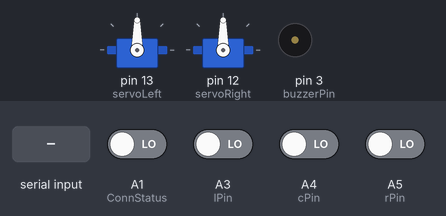
Bench run of a sketch on a simulated Arduino Uno, built with avr-gcc and run on an emulated ATmega328P. Parts: 2 × servo, buzzer (waves = sounding). Inputs (shaded band) come from the test bench; at power-on: A1 (ConnStatus), A3 (lPin), A4 (cPin), A5 (rPin) LOW. What the sketch prints to the serial monitor is not drawn.

Above: at 6.7 s.
6.8 s: "z" received over the second serial link
At 6.9 s:
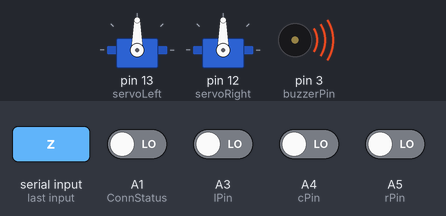
Timing chart, 0 to 9.8 s (numbered marks = the images above; inputs shaded):
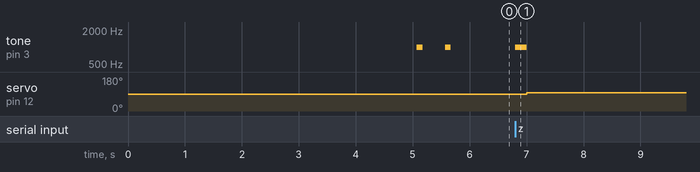

Measured:
- after the input at 6.8 s, tone on pin 3 (buzzerPin): silent → 1000 Hz at once, → silent 0.20 s later; servo on pin 12 (servoRight): 90° → 96° after 0.20 s
- by itself, tone on pin 3 (buzzerPin): alternates 1000 Hz for 0.10 s and silent for 0.40 s, 4 changes in all, then stays silent

The sketch:

SLAVE.ino
```cpp
//-----------------------------------------------------------------------------------------------------------//
//                                                                                                           //
//  Slave_ELEC1601_Student_2019_v3                                                                           //
//  The Instructor version of this code is identical to this version EXCEPT it also sets PIN codes           //
//  20191008 Peter Jones                                                                                     //
//                                                                                                           //
//  Bi-directional passing of serial inputs via Bluetooth                                                    //
//  Note: the void loop() contents differ from "capitalise and return" code                                  //
//                                                                                                           //
//  This version was initially based on the 2011 Steve Chang code but has been substantially revised         //
//  and heavily documented throughout.                                                                       //
//                                                                                                           //
//  20190927 Ross Hutton                                                                                     //
//  Identified that opening the Arduino IDE Serial Monitor asserts a DTR signal which resets the Arduino,    //
//  causing it to re-execute the full connection setup routine. If this reset happens on the Slave system,   //
//  re-running the setup routine appears to drop the connection. The Master is unaware of this loss and      //
//  makes no attempt to re-connect. Code has been added to check if the Bluetooth connection remains         //
//  established and, if so, the setup process is bypassed.                                                   //
//                                                                                                           //
//-----------------------------------------------------------------------------------------------------------//

#include <SoftwareSerial.h>   //Software Serial Port
#include <Servo.h>

#define RxD 7
#define TxD 6
#define ConnStatus A1

#define DEBUG_ENABLED  1

// ##################################################################################
// ### EDIT THE LINES BELOW TO MATCH YOUR SHIELD NUMBER AND CONNECTION PIN OPTION ###
// ##################################################################################

int shieldPairNumber = 4;

// CAUTION: If ConnStatusSupported = true you MUST NOT use pin A1 otherwise "random" reboots will occur
// CAUTION: If ConnStatusSupported = true you MUST set the PIO[1] switch to A1 (not NC)

boolean ConnStatusSupported = true;   // Set to "true" when digital connection status is available on Arduino pin

// #######################################################

// The following two string variable are used to simplify adaptation of code to different shield pairs

String slaveNameCmd = "\r\n+STNA=Slave";   // This is concatenated with shieldPairNumber later

SoftwareSerial blueToothSerial(RxD,TxD);

//DECLARING GLOBAL VARIABLES
Servo servoLeft;
Servo servoRight;


int buzzerPin = 3;

int lOut = 1;
int cOut = 1;
int rOut = 1;

int turnSpeed = 15;
int driveSpeed = 30;

int lPin = A3;
int cPin = A4;
int rPin = A5;

int joyStatus = 1;

//-----------------------------------------------------------------
void setup()
{
    Serial.begin(9600);
    blueToothSerial.begin(38400);                    // Set Bluetooth module to default baud rate 38400

    pinMode(RxD, INPUT);
    pinMode(TxD, OUTPUT);
    pinMode(ConnStatus, INPUT);
    pinMode(buzzerPin, OUTPUT);
    pinMode(lPin,INPUT);
    pinMode(cPin,INPUT);
    pinMode(rPin,INPUT);

    servoLeft.attach(13);                           //SERVO MOTORS
    servoRight.attach(12);

    //  Check whether Master and Slave are already connected by polling the ConnStatus pin (A1 on SeeedStudio v1 shield)
    //  This prevents running the full connection setup routine if not necessary.

    if(ConnStatusSupported) Serial.println("Checking Slave-Master connection status.");

    if(ConnStatusSupported && digitalRead(ConnStatus)==1)
    {
        Serial.println("Already connected to Master - remove USB cable if reboot of Master Bluetooth required.");
    }
    else
    {
        Serial.println("Not connected to Master.");

        setupBlueToothConnection();   // Set up the local (slave) Bluetooth module

        delay(1000);                  // Wait one second and flush the serial buffers
        Serial.flush();
        blueToothSerial.flush();
    }
    tone(buzzerPin,1000,100);
    delay(500);
    tone(buzzerPin,1000,100);
}

//-----------------------------------------------------------------
void loop()
{
    char recvChar;
    String str = "";

    while(1)
    {
        int c = 0;
        //SENSOR
        lOut = digitalRead(lPin);
        cOut = digitalRead(cPin);
        rOut = digitalRead(rPin);

        if(blueToothSerial.available())   // Check if there's any data sent from the remote Bluetooth shield
        {
            recvChar = blueToothSerial.read();

            if (recvChar == 'z'){
              joyStatus = joyStatus*-1;
              tone(buzzerPin, 1000, 200);
              delay(200);
            }

            if (joyStatus == 1){
              if (recvChar == 'f'){
                c = 1;
              } else if (recvChar == 'b'){
                c = -1;
              } else if (recvChar == 'l'){
                c = 2;
              } else if (recvChar == 'r'){
                c = -2;
              } else if (recvChar == 's'){
                c = 0;
              }

            driveCommand(c,1);

            }

            if (joyStatus == -1){
             if (lOut == 1 && cOut == 1 && rOut == 1){
                driveCommand(0,1);
              } else if (lOut == 0 && rOut == 0){
                driveCommand(1,1);
              } else if (lOut == 1 and rOut == 0){
                driveCommand(-2,1);
              } else if (lOut == 0 and rOut == 1){
                driveCommand(2,1);
              } else{
                driveCommand(0,1);
              }
            }
        }
    }
}
//-----------------------------------------------------------------
void drive(int l,int r,int t)
{
  servoLeft.writeMicroseconds(l);
  servoRight.writeMicroseconds(r);
  delay(t);
}

//-----------------------------------------------------------------
void driveCommand(int c,int t)
{
  if (c == 0)
  {
    drive(1500,1500,t);
  }
  if (c == 1)
  {
    drive(1500-driveSpeed,1500+driveSpeed,t);
  }
  if (c == -1)
  {
    drive(1500+driveSpeed,1500-driveSpeed,t);
  }
  if (c == 2)
  {
    drive(1500-turnSpeed,1500-turnSpeed,t);
  }
  if (c == -2)
  {
    drive(1500+turnSpeed,1500+turnSpeed,t);
  }
}

//-----------------------------------------------------------------
void setupBlueToothConnection()
{
    Serial.println("Setting up the local (slave) Bluetooth module.");

    slaveNameCmd += shieldPairNumber;
    slaveNameCmd += "\r\n";

    blueToothSerial.print("\r\n+STWMOD=0\r\n");      // Set the Bluetooth to work in slave mode
    blueToothSerial.print(slaveNameCmd);             // Set the Bluetooth name using slaveNameCmd
    blueToothSerial.print("\r\n+STAUTO=0\r\n");      // Auto-connection should be forbidden here
    blueToothSerial.print("\r\n+STOAUT=1\r\n");      // Permit paired device to connect me

    //  print() sets up a transmit/outgoing buffer for the string which is then transmitted via interrupts one character at a time.
    //  This allows the program to keep running, with the transmitting happening in the background.
    //  Serial.flush() does not empty this buffer, instead it pauses the program until all Serial.print()ing is done.
    //  This is useful if there is critical timing mixed in with Serial.print()s.
    //  To clear an "incoming" serial buffer, use while(Serial.available()){Serial.read();}

    blueToothSerial.flush();
    delay(2000);                                     // This delay is required

    blueToothSerial.print("\r\n+INQ=1\r\n");         // Make the slave Bluetooth inquirable

    blueToothSerial.flush();
    delay(2000);                                     // This delay is required

    Serial.println("The slave bluetooth is inquirable!");
}
```
